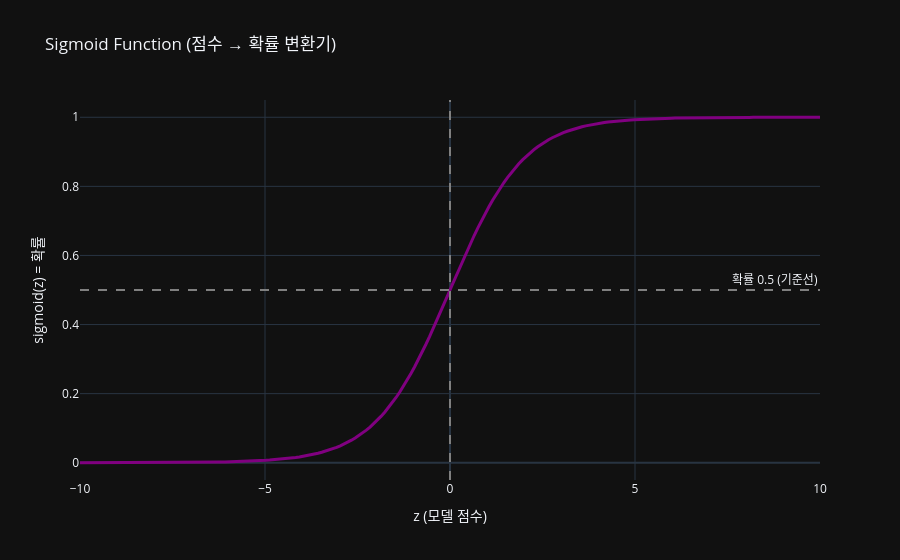

This figure's notebook cell:
### Markdown cell above
---
## Part 1. Sigmoid 함수 — 점수를 확률로 바꿔주는 변환기

### 왜 확률이 필요한가?

- 모델이 내부적으로 계산한 점수(z)는 **-∞ ~ +∞** 범위
- 하지만 우리가 원하는 건 **"이 사람이 생존할 확률이 몇 %인가?"**
- Sigmoid 함수가 이 점수를 **0 ~ 1 사이의 확률**로 바꿔줌

### Sigmoid 공식

$$\sigma(z) = \frac{1}{1 + e^{-z}}$$

| z 값 | sigmoid(z) | 해석 |
|------|-----------|------|
| -10 | ≈ 0.00 | 거의 확실히 음성 |
| 0 | 0.50 | 반반 (애매) |
| +10 | ≈ 1.00 | 거의 확실히 양성 |

> 마치 **시험 점수(z)**를 **합격 확률**로 바꿔주는 변환기!

### Code cell
import numpy as np
import plotly.graph_objects as go

z = np.linspace(-10, 10, 200)

sigmoid = 1 / (1 + np.exp(-z))

fig = go.Figure()
fig.add_trace(go.Scatter(x=z, y=sigmoid, mode="lines",
                         line=dict(color="purple", width=3),
                         name="Sigmoid"))

fig.add_hline(y=0.5, line_dash="dash", line_color="grey",
              annotation_text="확률 0.5 (기준선)")
fig.add_vline(x=0, line_dash="dash", line_color="grey")

fig.update_layout(title="Sigmoid Function (점수 → 확률 변환기)",
                  xaxis_title="z (모델 점수)",
                  yaxis_title="sigmoid(z) = 확률",
                  template="plotly_dark",
                  yaxis=dict(range=[-0.05, 1.05]))
fig.show()

### Figure 1 — Plotly figure (JSON) as saved in the notebook; plotly's stock layout.template omitted (floating-point values rounded to 4 significant figures; data arrays with more than 128 entries replaced by an {"elided": "..."} marker saying what was removed)
{"data": [{"line": {"color": "purple", "width": 3}, "mode": "lines", "name": "Sigmoid", "type": "scatter", "x": {"elided": "200 float values"}, "y": {"elided": "200 float values"}}], "layout": {"annotations": [{"showarrow": false, "text": "확률 0.5 (기준선)", "x": 1, "xanchor": "right", "xref": "x domain", "y": 0.5, "yanchor": "bottom", "yref": "y"}], "shapes": [{"line": {"color": "grey", "dash": "dash"}, "type": "line", "x0": 0, "x1": 1, "xref": "x domain", "y0": 0.5, "y1": 0.5, "yref": "y"}, {"line": {"color": "grey", "dash": "dash"}, "type": "line", "x0": 0, "x1": 0, "xref": "x", "y0": 0, "y1": 1, "yref": "y domain"}], "title": {"text": "Sigmoid Function (점수 → 확률 변환기)"}, "xaxis": {"title": {"text": "z (모델 점수)"}}, "yaxis": {"range": [-0.05, 1.05], "title": {"text": "sigmoid(z) = 확률"}}}}
